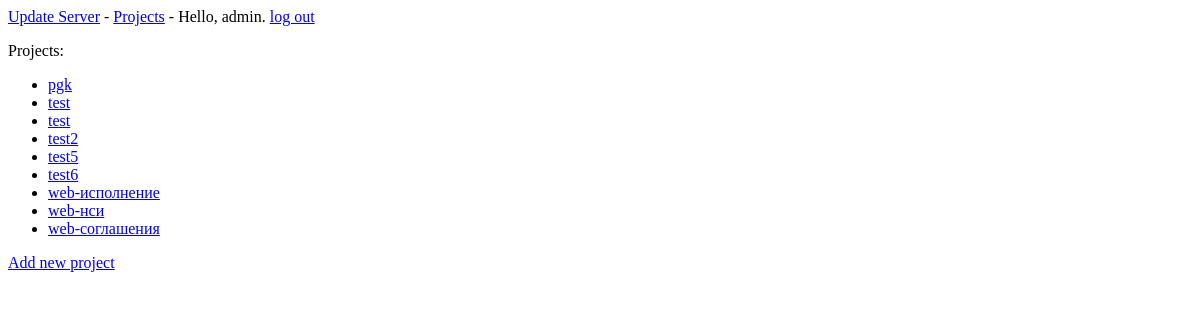
Page /projects/ (signed in) on the earlier database version.
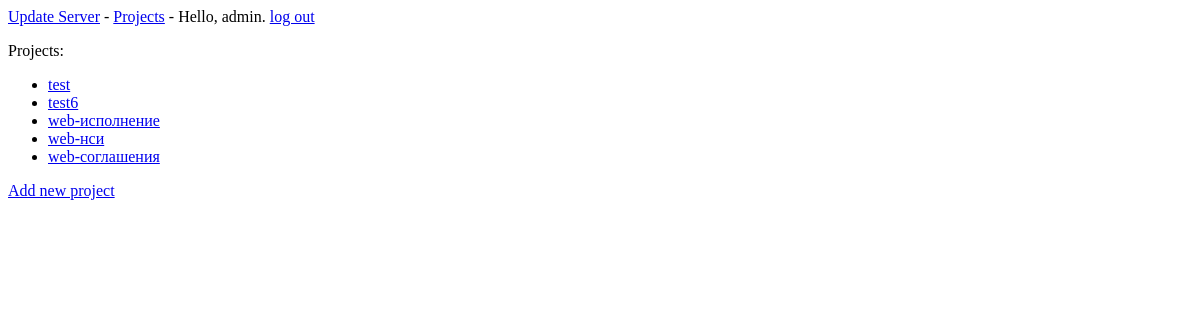
Same page on the later database version.
### ups/models.py (models this page shows)
class Project(models.Model):
	admn = models.ForeignKey(Group, related_name='admn', default='dummy')
	view = models.ForeignKey(Group, related_name='view', default='dummy')
	dump = models.ForeignKey(Group, related_name='dump', default='dummy')
	updt = models.ForeignKey(Group, related_name='updt', default='dummy')
	upld = models.ForeignKey(Group, related_name='upld', default='dummy')
	date = models.DateTimeField(auto_now_add=True)
	name = models.CharField(max_length=200)
	desc = models.TextField()
	def __unicode__(self):
		return self.name

### ups/views.py (the view)
# urls.py: url(r'^projects/$', views.projects, name='projects'),
@login_required
def projects(request):
	projects = Project.objects.order_by('name')
	context = {'projects': projects}
	return render(request, 'ups/projects.html', context)

### ups/templates/ups/projects.html
{% extends "ups/base.html" %}
{% block content %}
    <p>Projects:</p>
    <ul>
        {% for project in projects %}
            <li>
                <a href="{% url 'ups:project' project.id %}">{{ project }}</a>
            </li>
            {% empty %}
            <li>
                There are no projects yet.
            </li>
        {% endfor %}
    </ul>
    <a href="{% url 'ups:new_project' %}">Add new project</a>
{% endblock content %}

### ups/templates/ups/base.html
<p>
    <a href="{% url 'ups:index'  %}">Update Server</a> -
    <a href="{% url 'ups:projects' %}">Projects</a> -
    {% if user.is_authenticated %}
        Hello, {{ user.username }}.
        <a href="{% url 'users:logout' %}">log out</a>
    {% else %}
        <a href="{% url 'users:register' %}">register</a> -
        <a href="{% url 'users:login' %}">log in</a>
    {% endif %}
</p>
{% block content %}{% endblock content %}

Differences in the rows shown:
removed Project: name "pgk"
removed Project: name "test"
removed Project: name "test2"
removed Project: name "test5"
